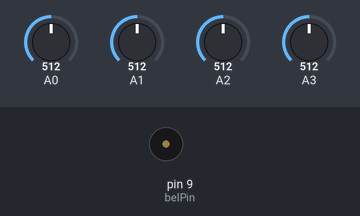
This sketch was run on a simulated Arduino Uno, built with avr-gcc and run on an emulated ATmega328P. Shown: buzzer (waves = sounding). Inputs (shaded band) come from the test bench; at power-on: A1 = 512, A0 = 512, A2 = 512, A3 = 512.

Above: at 1.2 s.
1.3 s: A1 set to 0
At 1.7 s:
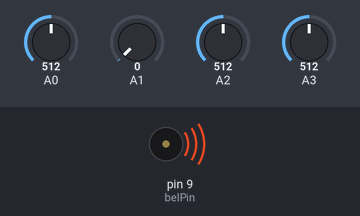
Timing chart, 0 to 4.3 s (numbered marks = the images above; inputs shaded):
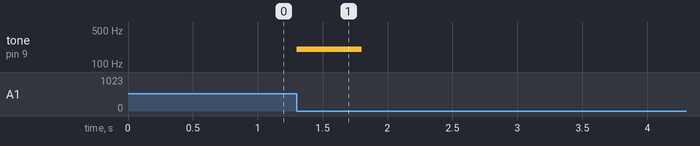

The sketch:

cerdascermat2019.ino
```cpp
int outA=10;
int outB=11;
int outC=12;
int belPin=9;
int noteDuration=500;
int resPin=0;


void setup()
{
	pinMode(outA, INPUT);
	pinMode(outB, INPUT);
	pinMode(outC, INPUT);
	allLEDOFF();

}
void allLEDOFF(){
	digitalWrite(outA, HIGH);
	digitalWrite(outB, HIGH);
	digitalWrite(outC, HIGH);
}

void loop()
{

	int regA=analogRead(A1);
	int regB=analogRead(A2);
    int regC=analogRead(A3);
	if(regA>=0 && regA<=10 ){
		trunOnBel( outA,200);
	}else if(regB>=0 && regB<=10 ){

		trunOnBel( outB,250);
	}else if(regC>=0 && regC<=10 ){

		trunOnBel(outC, 300);
	}

}

void trunOnBel( int pin,int sound){
    digitalWrite(pin, LOW);
	tone(belPin, sound, noteDuration);
	int pauseBetweenNotes = noteDuration * 1.30;
	delayUser(pauseBetweenNotes);
	noTone(belPin);
	while(true){
		digitalWrite(pin, LOW);
    	if(delayUser(400))break;
        digitalWrite(pin, HIGH);
    	if(delayUser(300))break;

	}
	allLEDOFF();
}
boolean delayUser(int waitduration){
	boolean ret =false;
	for(int i=0;i<=waitduration;i++){
		delay(1);
	    resPin=analogRead(A0);
	    if(resPin>=0 && resPin <=10){
	    	ret=true;
	    }
	}
	return ret;
}
```

Measured:
- after the input at 1.3 s, tone on pin 9 (belPin): silent → 200 Hz at once, → silent 0.50 s later
